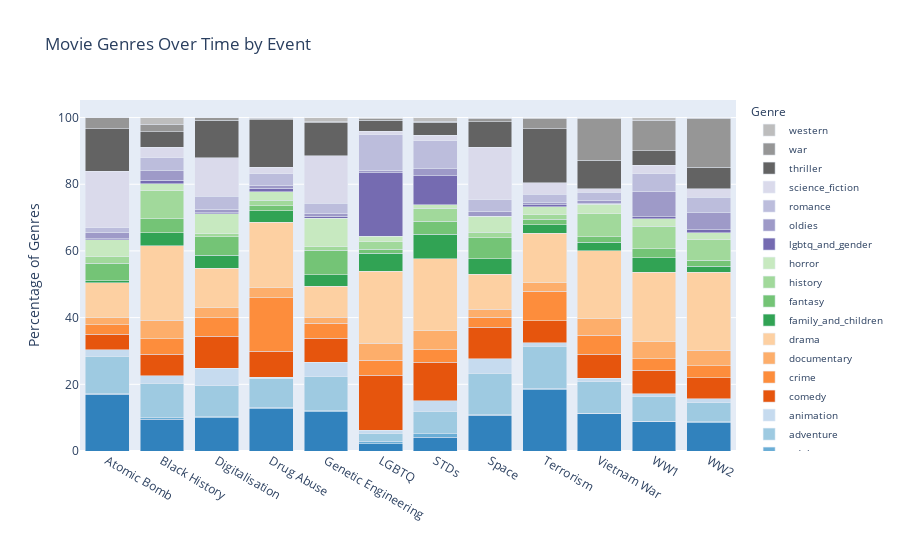

This figure's notebook cell:
### Code cell
genres_dataframe = movies_events_df.copy()


# Explode the 'event' column to handle multiple events per movie

genres_dataframe_exploded = genres_dataframe.explode('events_belongs_to')


# Ensure uniqueness across all lists for each event

unique_genres_per_event = genres_dataframe_exploded['genre'].explode().nunique()


# Count occurrences of each genre per event

df_stacked = genres_dataframe_exploded[['events_belongs_to', 'new_genre']].explode('new_genre')
genre_counts = df_stacked.groupby(['events_belongs_to', 'new_genre']).size().unstack(fill_value = 0)


# Convert columns to numeric values

genre_counts_numeric = genre_counts.apply(pd.to_numeric, errors = 'coerce')


# Normalize the counts to get percentages

genre_percentages = genre_counts_numeric.div(genre_counts_numeric.sum(axis = 1), axis = 0) * 100


# Create a stacked bar chart with percentages

fig = go.Figure()

color_scale = [f'rgb{tuple(int(x * 255) for x in cm.tab20c(i)[:3])}' for i in range(19)]

for i,genre in enumerate(genre_percentages.columns):
    fig.add_trace(go.Bar(x = genre_percentages.index, y = genre_percentages[genre], name = genre, hoverinfo = 'y+name', customdata=genre + ' ' + genre_percentages[genre].round(2).astype(str) + '%', hovertemplate = '%{customdata}<extra></extra>', marker_color = color_scale[i],))

    
fig.update_layout(
    barmode = 'stack',
    title = 'Movie Genres Over Time by Event',
    xaxis_title = '',
    yaxis_title = 'Percentage of Genres',
    xaxis = dict(tickangle = 30, tickmode = 'array', tickvals = list(range(len(genre_percentages.index))), ticktext=genre_percentages.index),
    legend_title = 'Genre',
    legend = dict(x = 1.02, y = 1, font = dict(size = 10)),
    height = 550,
)

fig.show()

### Figure 1 — Plotly figure (JSON) as saved in the notebook; plotly's stock layout.template omitted (floating-point values rounded to 4 significant figures)
{"data": [{"customdata": ["action 16.99%", "action 9.51%", "action 9.93%", "action 12.65%", "action 11.71%", "action 2.22%", "action 4.2%", "action 10.71%", "action 18.31%", "action 11.38%", "action 8.96%", "action 8.48%"], "hoverinfo": "y+name", "hovertemplate": "%{customdata}<extra></extra>", "marker": {"color": "rgb(49, 130, 189)"}, "name": "action", "type": "bar", "x": ["Atomic Bomb", "Black History", "Digitalisation", "Drug Abuse", "Genetic Engineering", "LGBTQ", "STDs", "Space", "Terrorism", "Vietnam War", "WW1", "WW2"], "y": [16.99, 9.506, 9.929, 12.65, 11.71, 2.222, 4.196, 10.71, 18.31, 11.38, 8.955, 8.477]}, {"customdata": ["adult 0.18%", "adult 0.51%", "adult 0.42%", "adult 0.47%", "adult 0.38%", "adult 0.77%", "adult 1.05%", "adult 0.09%", "adult 0.52%", "adult 0.0%", "adult 0.0%", "adult 0.3%"], "hoverinfo": "y+name", "hovertemplate": "%{customdata}<extra></extra>", "marker": {"color": "rgb(107, 174, 214)"}, "name": "adult", "type": "bar", "x": ["Atomic Bomb", "Black History", "Digitalisation", "Drug Abuse", "Genetic Engineering", "LGBTQ", "STDs", "Space", "Terrorism", "Vietnam War", "WW1", "WW2"], "y": [0.1789, 0.507, 0.4162, 0.4686, 0.3819, 0.7729, 1.049, 0.09272, 0.5158, 0, 0, 0.3012]}, {"customdata": ["adventure 11.27%", "adventure 10.27%", "adventure 9.22%", "adventure 8.62%", "adventure 10.12%", "adventure 2.32%", "adventure 6.64%", "adventure 12.47%", "adventure 12.64%", "adventure 9.36%", "adventure 7.33%", "adventure 5.64%"], "hoverinfo": "y+name", "hovertemplate": "%{customdata}<extra></extra>", "marker": {"color": "rgb(158, 202, 225)"}, "name": "adventure", "type": "bar", "x": ["Atomic Bomb", "Black History", "Digitalisation", "Drug Abuse", "Genetic Engineering", "LGBTQ", "STDs", "Space", "Terrorism", "Vietnam War", "WW1", "WW2"], "y": [11.27, 10.27, 9.215, 8.622, 10.12, 2.319, 6.643, 12.47, 12.64, 9.358, 7.327, 5.637]}, {"customdata": ["animation 1.97%", "animation 2.28%", "animation 5.23%", "animation 0.37%", "animation 4.33%", "animation 0.87%", "animation 3.15%", "animation 4.36%", "animation 1.03%", "animation 1.1%", "animation 0.95%", "animation 1.25%"], "hoverinfo": "y+name", "hovertemplate": "%{customdata}<extra></extra>", "marker": {"color": "rgb(198, 219, 239)"}, "name": "animation", "type": "bar", "x": ["Atomic Bomb", "Black History", "Digitalisation", "Drug Abuse", "Genetic Engineering", "LGBTQ", "STDs", "Space", "Terrorism", "Vietnam War", "WW1", "WW2"], "y": [1.968, 2.281, 5.232, 0.3749, 4.328, 0.8696, 3.147, 4.358, 1.032, 1.101, 0.9498, 1.248]}, {"customdata": ["comedy 4.65%", "comedy 6.46%", "comedy 9.63%", "comedy 7.87%", "comedy 7.32%", "comedy 16.52%", "comedy 11.54%", "comedy 9.41%", "comedy 6.58%", "comedy 7.16%", "comedy 7.06%", "comedy 6.24%"], "hoverinfo": "y+name", "hovertemplate": "%{customdata}<extra></extra>", "marker": {"color": "rgb(230, 85, 13)"}, "name": "comedy", "type": "bar", "x": ["Atomic Bomb", "Black History", "Digitalisation", "Drug Abuse", "Genetic Engineering", "LGBTQ", "STDs", "Space", "Terrorism", "Vietnam War", "WW1", "WW2"], "y": [4.651, 6.464, 9.631, 7.873, 7.32, 16.52, 11.54, 9.411, 6.576, 7.156, 7.056, 6.239]}, {"customdata": ["crime 2.86%", "crime 4.69%", "crime 5.53%", "crime 16.03%", "crime 4.52%", "crime 4.44%", "crime 3.85%", "crime 3.11%", "crime 8.9%", "crime 5.69%", "crime 3.39%", "crime 3.66%"], "hoverinfo": "y+name", "hovertemplate": "%{customdata}<extra></extra>", "marker": {"color": "rgb(253, 141, 60)"}, "name": "crime", "type": "bar", "x": ["Atomic Bomb", "Black History", "Digitalisation", "Drug Abuse", "Genetic Engineering", "LGBTQ", "STDs", "Space", "Terrorism", "Vietnam War", "WW1", "WW2"], "y": [2.862, 4.689, 5.529, 16.03, 4.519, 4.444, 3.846, 3.106, 8.897, 5.688, 3.392, 3.657]}, {"customdata": ["documentary 1.97%", "documentary 5.45%", "documentary 2.97%", "documentary 3.0%", "documentary 1.72%", "documentary 5.12%", "documentary 5.59%", "documentary 2.32%", "documentary 2.45%", "documentary 4.95%", "documentary 5.02%", "documentary 4.69%"], "hoverinfo": "y+name", "hovertemplate": "%{customdata}<extra></extra>", "marker": {"color": "rgb(253, 174, 107)"}, "name": "documentary", "type": "bar", "x": ["Atomic Bomb", "Black History", "Digitalisation", "Drug Abuse", "Genetic Engineering", "LGBTQ", "STDs", "Space", "Terrorism", "Vietnam War", "WW1", "WW2"], "y": [1.968, 5.45, 2.973, 2.999, 1.719, 5.121, 5.594, 2.318, 2.45, 4.954, 5.02, 4.69]}, {"customdata": ["drama 10.55%", "drama 22.43%", "drama 11.83%", "drama 19.63%", "drama 9.36%", "drama 21.64%", "drama 21.68%", "drama 10.57%", "drama 14.83%", "drama 20.37%", "drama 20.9%", "drama 23.36%"], "hoverinfo": "y+name", "hovertemplate": "%{customdata}<extra></extra>", "marker": {"color": "rgb(253, 208, 162)"}, "name": "drama", "type": "bar", "x": ["Atomic Bomb", "Black History", "Digitalisation", "Drug Abuse", "Genetic Engineering", "LGBTQ", "STDs", "Space", "Terrorism", "Vietnam War", "WW1", "WW2"], "y": [10.55, 22.43, 11.83, 19.63, 9.357, 21.64, 21.68, 10.57, 14.83, 20.37, 20.9, 23.36]}, {"customdata": ["family_and_children 0.54%", "family_and_children 3.93%", "family_and_children 3.92%", "family_and_children 3.33%", "family_and_children 3.37%", "family_and_children 5.41%", "family_and_children 7.34%", "family_and_children 4.59%", "family_and_children 2.58%", "family_and_children 2.57%", "family_and_children 4.34%", "family_and_children 1.76%"], "hoverinfo": "y+name", "hovertemplate": "%{customdata}<extra></extra>", "marker": {"color": "rgb(49, 163, 84)"}, "name": "family_and_children", "type": "bar", "x": ["Atomic Bomb", "Black History", "Digitalisation", "Drug Abuse", "Genetic Engineering", "LGBTQ", "STDs", "Space", "Terrorism", "Vietnam War", "WW1", "WW2"], "y": [0.5367, 3.929, 3.924, 3.327, 3.374, 5.411, 7.343, 4.59, 2.579, 2.569, 4.342, 1.764]}, {"customdata": ["fantasy 5.37%", "fantasy 4.06%", "fantasy 5.53%", "fantasy 1.55%", "fantasy 7.38%", "fantasy 1.26%", "fantasy 3.85%", "fantasy 6.26%", "fantasy 1.68%", "fantasy 1.65%", "fantasy 2.71%", "fantasy 1.85%"], "hoverinfo": "y+name", "hovertemplate": "%{customdata}<extra></extra>", "marker": {"color": "rgb(116, 196, 118)"}, "name": "fantasy", "type": "bar", "x": ["Atomic Bomb", "Black History", "Digitalisation", "Drug Abuse", "Genetic Engineering", "LGBTQ", "STDs", "Space", "Terrorism", "Vietnam War", "WW1", "WW2"], "y": [5.367, 4.056, 5.529, 1.546, 7.384, 1.256, 3.846, 6.259, 1.676, 1.651, 2.714, 1.85]}, {"customdata": ["history 1.97%", "history 8.49%", "history 1.01%", "history 1.69%", "history 1.02%", "history 2.22%", "history 3.85%", "history 1.76%", "history 1.29%", "history 6.97%", "history 6.78%", "history 6.2%"], "hoverinfo": "y+name", "hovertemplate": "%{customdata}<extra></extra>", "marker": {"color": "rgb(161, 217, 155)"}, "name": "history", "type": "bar", "x": ["Atomic Bomb", "Black History", "Digitalisation", "Drug Abuse", "Genetic Engineering", "LGBTQ", "STDs", "Space", "Terrorism", "Vietnam War", "WW1", "WW2"], "y": [1.968, 8.492, 1.011, 1.687, 1.018, 2.222, 3.846, 1.762, 1.289, 6.972, 6.784, 6.196]}, {"customdata": ["horror 5.01%", "horror 2.03%", "horror 5.95%", "horror 2.53%", "horror 8.59%", "horror 1.64%", "horror 1.05%", "horror 4.73%", "horror 2.51%", "horror 2.75%", "horror 2.17%", "horror 2.02%"], "hoverinfo": "y+name", "hovertemplate": "%{customdata}<extra></extra>", "marker": {"color": "rgb(199, 233, 192)"}, "name": "horror", "type": "bar", "x": ["Atomic Bomb", "Black History", "Digitalisation", "Drug Abuse", "Genetic Engineering", "LGBTQ", "STDs", "Space", "Terrorism", "Vietnam War", "WW1", "WW2"], "y": [5.009, 2.028, 5.945, 2.53, 8.593, 1.643, 1.049, 4.729, 2.515, 2.752, 2.171, 2.022]}, {"customdata": ["lgbtq_and_gender 0.36%", "lgbtq_and_gender 1.14%", "lgbtq_and_gender 0.36%", "lgbtq_and_gender 1.12%", "lgbtq_and_gender 0.57%", "lgbtq_and_gender 19.03%", "lgbtq_and_gender 8.74%", "lgbtq_and_gender 0.05%", "lgbtq_and_gender 0.58%", "lgbtq_and_gender 0.37%", "lgbtq_and_gender 0.68%", "lgbtq_and_gender 0.86%"], "hoverinfo": "y+name", "hovertemplate": "%{customdata}<extra></extra>", "marker": {"color": "rgb(117, 107, 177)"}, "name": "lgbtq_and_gender", "type": "bar", "x": ["Atomic Bomb", "Black History", "Digitalisation", "Drug Abuse", "Genetic Engineering", "LGBTQ", "STDs", "Space", "Terrorism", "Vietnam War", "WW1", "WW2"], "y": [0.3578, 1.141, 0.3567, 1.125, 0.5729, 19.03, 8.741, 0.04636, 0.5803, 0.367, 0.6784, 0.8606]}, {"customdata": ["oldies 1.97%", "oldies 2.79%", "oldies 0.95%", "oldies 0.89%", "oldies 0.95%", "oldies 0.68%", "oldies 2.1%", "oldies 1.48%", "oldies 0.58%", "oldies 0.92%", "oldies 7.6%", "oldies 5.12%"], "hoverinfo": "y+name", "hovertemplate": "%{customdata}<extra></extra>", "marker": {"color": "rgb(158, 154, 200)"}, "name": "oldies", "type": "bar", "x": ["Atomic Bomb", "Black History", "Digitalisation", "Drug Abuse", "Genetic Engineering", "LGBTQ", "STDs", "Space", "Terrorism", "Vietnam War", "WW1", "WW2"], "y": [1.968, 2.788, 0.9512, 0.8903, 0.9548, 0.6763, 2.098, 1.484, 0.5803, 0.9174, 7.598, 5.12]}, {"customdata": ["romance 1.25%", "romance 3.93%", "romance 3.86%", "romance 3.37%", "romance 2.93%", "romance 10.63%", "romance 8.39%", "romance 3.48%", "romance 2.51%", "romance 2.39%", "romance 5.29%", "romance 4.73%"], "hoverinfo": "y+name", "hovertemplate": "%{customdata}<extra></extra>", "marker": {"color": "rgb(188, 189, 220)"}, "name": "romance", "type": "bar", "x": ["Atomic Bomb", "Black History", "Digitalisation", "Drug Abuse", "Genetic Engineering", "LGBTQ", "STDs", "Space", "Terrorism", "Vietnam War", "WW1", "WW2"], "y": [1.252, 3.929, 3.864, 3.374, 2.928, 10.63, 8.392, 3.477, 2.515, 2.385, 5.292, 4.733]}, {"customdata": ["science_fiction 16.99%", "science_fiction 3.17%", "science_fiction 11.65%", "science_fiction 1.92%", "science_fiction 14.19%", "science_fiction 1.06%", "science_fiction 1.75%", "science_fiction 15.72%", "science_fiction 3.42%", "science_fiction 1.1%", "science_fiction 2.58%", "science_fiction 2.45%"], "hoverinfo": "y+name", "hovertemplate": "%{customdata}<extra></extra>", "marker": {"color": "rgb(218, 218, 235)"}, "name": "science_fiction", "type": "bar", "x": ["Atomic Bomb", "Black History", "Digitalisation", "Drug Abuse", "Genetic Engineering", "LGBTQ", "STDs", "Space", "Terrorism", "Vietnam War", "WW1", "WW2"], "y": [16.99, 3.169, 11.65, 1.921, 14.19, 1.063, 1.748, 15.72, 3.417, 1.101, 2.578, 2.453]}, {"customdata": ["thriller 12.7%", "thriller 4.56%", "thriller 11.18%", "thriller 14.25%", "thriller 9.99%", "thriller 3.38%", "thriller 3.85%", "thriller 7.65%", "thriller 16.31%", "thriller 8.44%", "thriller 4.34%", "thriller 6.41%"], "hoverinfo": "y+name", "hovertemplate": "%{customdata}<extra></extra>", "marker": {"color": "rgb(99, 99, 99)"}, "name": "thriller", "type": "bar", "x": ["Atomic Bomb", "Black History", "Digitalisation", "Drug Abuse", "Genetic Engineering", "LGBTQ", "STDs", "Space", "Terrorism", "Vietnam War", "WW1", "WW2"], "y": [12.7, 4.563, 11.18, 14.25, 9.994, 3.382, 3.846, 7.65, 16.31, 8.44, 4.342, 6.411]}, {"customdata": ["war 3.4%", "war 2.28%", "war 0.71%", "war 0.52%", "war 0.25%", "war 0.48%", "war 0.35%", "war 1.02%", "war 2.9%", "war 12.48%", "war 9.09%", "war 14.76%"], "hoverinfo": "y+name", "hovertemplate": "%{customdata}<extra></extra>", "marker": {"color": "rgb(150, 150, 150)"}, "name": "war", "type": "bar", "x": ["Atomic Bomb", "Black History", "Digitalisation", "Drug Abuse", "Genetic Engineering", "LGBTQ", "STDs", "Space", "Terrorism", "Vietnam War", "WW1", "WW2"], "y": [3.399, 2.281, 0.7134, 0.5155, 0.2546, 0.4831, 0.3497, 1.02, 2.901, 12.48, 9.091, 14.76]}, {"customdata": ["western 0.0%", "western 2.03%", "western 0.12%", "western 0.19%", "western 1.27%", "western 0.29%", "western 1.05%", "western 0.23%", "western 0.39%", "western 0.37%", "western 0.81%", "western 0.22%"], "hoverinfo": "y+name", "hovertemplate": "%{customdata}<extra></extra>", "marker": {"color": "rgb(189, 189, 189)"}, "name": "western", "type": "bar", "x": ["Atomic Bomb", "Black History", "Digitalisation", "Drug Abuse", "Genetic Engineering", "LGBTQ", "STDs", "Space", "Terrorism", "Vietnam War", "WW1", "WW2"], "y": [0, 2.028, 0.1189, 0.1874, 1.273, 0.2899, 1.049, 0.2318, 0.3868, 0.367, 0.8141, 0.2151]}], "layout": {"autosize": true, "barmode": "stack", "legend": {"font": {"size": 10}, "title": {"text": "Genre"}, "x": 1.02, "y": 1}, "title": {"text": "Movie Genres Over Time by Event"}, "xaxis": {"autorange": true, "range": [-0.5, 11.5], "tickangle": 30, "tickmode": "array", "ticktext": ["Atomic Bomb", "Black History", "Digitalisation", "Drug Abuse", "Genetic Engineering", "LGBTQ", "STDs", "Space", "Terrorism", "Vietnam War", "WW1", "WW2"], "tickvals": [0, 1, 2, 3, 4, 5, 6, 7, 8, 9, 10, 11], "title": {"text": ""}, "type": "category"}, "yaxis": {"autorange": true, "range": [0, 105.3], "title": {"text": "Percentage of Genres"}, "type": "linear"}}}
